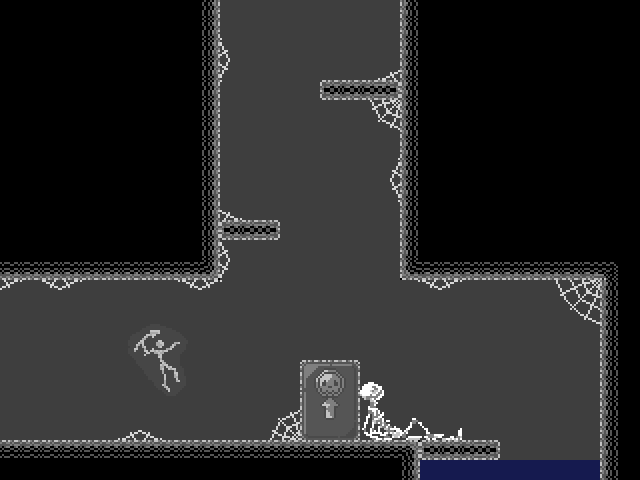

A level layout from a 2D game, rendered from its tile map. Below: a short description, then the map file with tile-grid data replaced by summaries:
An orthogonal 32x24 tile map with 20x20 px tiles, 2 tile layers (background, walls), 2 tilesets.

<map version="1.0" orientation="orthogonal" width="32" height="24" tilewidth="20" tileheight="20">
 <properties>
  <property name="bottomPortal" value="resources/cave16.tmx" />
  <property name="leftPortal" value="resources/cave13.tmx" />
  <property name="topPortal" value="resources/cave15.tmx" />
 </properties>
 <tileset firstgid="1" name="tiles_cave" tilewidth="20" tileheight="20">
  <image source="tiles_cave.png" width="140" height="180" />
 </tileset>
 <tileset firstgid="64" name="cave_background" tilewidth="20" tileheight="20">
  <image source="cave_background.png" width="400" height="260" />
 </tileset>
 <layer name="background" width="32" height="24">
  <data>[768 cells, 384 non-empty, 71 distinct tile ids]</data>
 </layer>
 <layer name="walls" width="32" height="24">
  <data>[768 cells, 94 non-empty, 14 distinct tile ids]</data>
 </layer>
 <objectgroup name="objects" width="32" height="24" />
</map>
